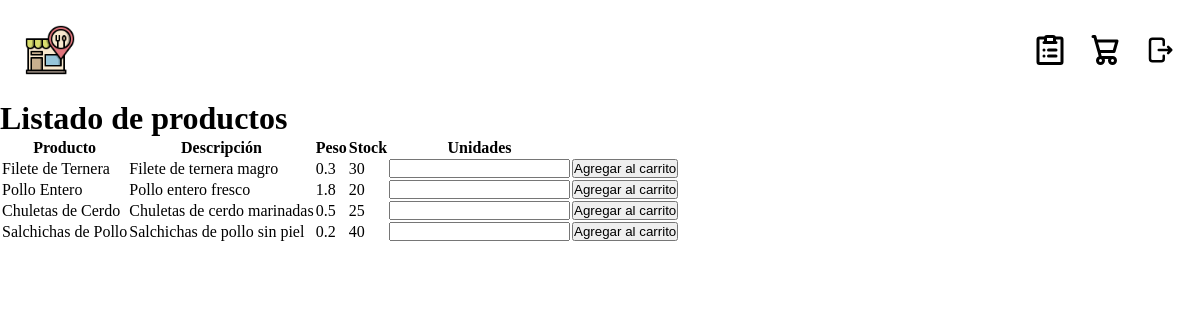
/productos.php?categoria=2 (signed in), run on the app's committed database.
### tables this page shows
CREATE TABLE producto(
    cod_producto INT PRIMARY KEY,
    nombre VARCHAR(40) NOT NULL,
    descripcion VARCHAR(100) NOT NULL,
    peso FLOAT NOT NULL,
    stock INT NOT NULL,
    cod_categoria INT NOT NULL,
    FOREIGN KEY(cod_categoria) REFERENCES categoria(cod_categoria)
);

### conexionBBDD.php (called while the page is built, shortened)
<?php
class Conexion extends PDO
{
    private $SERVIDOR = 'localhost';
    private $BD = 'restaurante';
    public function __construct()
    {
        $dsn = "mysql:host=$this->SERVIDOR;dbname=$this->BD;charset=utf8";
    }
    function mostrarProductos($categoria)
    {
        $consulta = "SELECT * FROM producto WHERE cod_categoria = :cod_categoria";
        $stmt = $this->prepare($consulta);
        $stmt->bindParam(':cod_categoria', $categoria);
        try {
            $stmt->execute();
            $resultado = $stmt->fetchAll(PDO::FETCH_ASSOC);
        } catch (PDOException $e) {
            return false;
        }
        return $resultado;
    }
}

### productos.php (the view, shortened to what this page needs)
<!DOCTYPE html>
<html lang="en">
<head>
    <link rel="stylesheet" href="./styles/style.css">
</head>
<body>
    <?php require "./cabecera.php"; ?>
    <h1>Listado de productos</h1>
    <?php
    if (isset($_GET['categoria'])) {
        $id_categoria = $_GET['categoria'];
        require_once "./conexionBBDD.php";
        $resultado = (new Conexion())->mostrarProductos($id_categoria);
        if ($resultado == false) {
            echo "<p style='color: red'>Error en la consulta de la base de datos.</p>";
        } else {
            echo "<table>";
            echo "<tr><th>Producto</th><th>Descripción</th><th>Peso</th><th>Stock</th><th>Unidades</th></tr>";
            foreach ($resultado as $producto) {
                echo "<tr><td>$producto[nombre]</td><td>$producto[descripcion]</td><td>$producto[peso]</td><td>$producto[stock]</td>";
                echo "<td><form action='agregarProducto.php' method='post'><input type='number' name='numProductos' min='1' required></td>";
                echo "<td><input type='hidden' name='cod_producto' value='$producto[cod_producto]'><input type='submit' value='Agregar al carrito'></td>";
                echo "</form></tr>";
            }
            echo "</table>";
        }
    } else {
        echo "<p style='color: red'>Error para seleccionar los productos en base a la categoría.</p>";
    }
    ?>
</body>
</html>

### styles/style.css (style rules this page uses)
html, body { height: 100%; width: 100%; }
* { margin: 0%; padding: 0%; box-sizing: border-box; }

### data on the page
producto: nombre "Filete de Ternera", descripcion "Filete de ternera magro", peso "0.3", stock "30"
producto: nombre "Pollo Entero", descripcion "Pollo entero fresco", peso "1.8", stock "20"
producto: nombre "Chuletas de Cerdo", descripcion "Chuletas de cerdo marinadas", peso "0.5", stock "25"
producto: nombre "Salchichas de Pollo", descripcion "Salchichas de pollo sin piel", peso "0.2", stock "40"
